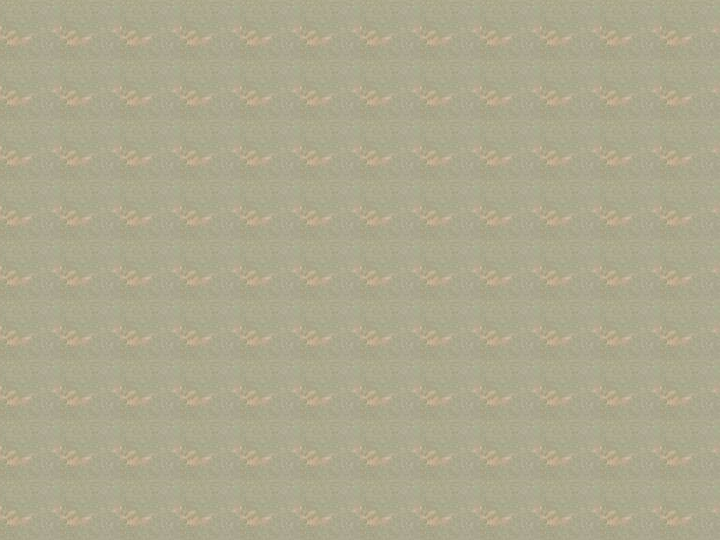

Tiled map render using the project's own tile images. Description and the map definition, with tile-layer contents summarised, below:
An orthogonal 24x18 tile map with 30x30 px tiles, 1 tile layer (块层 1).

<map version="1.0" orientation="orthogonal" renderorder="right-down" width="24" height="18" tilewidth="30" tileheight="30">
 <tileset firstgid="1" name="gamersky_01origin_01_201672218186E7" tilewidth="30" tileheight="30">
  <image source="../梦际/gamersky_01origin_01_201672218186E7.jpg" trans="fff0d8" width="3840" height="2160" />
 </tileset>
 <layer name="块层 1" width="24" height="18">
  <data>[432 cells, 432 non-empty, 4 distinct tile ids]</data>
 </layer>
</map>